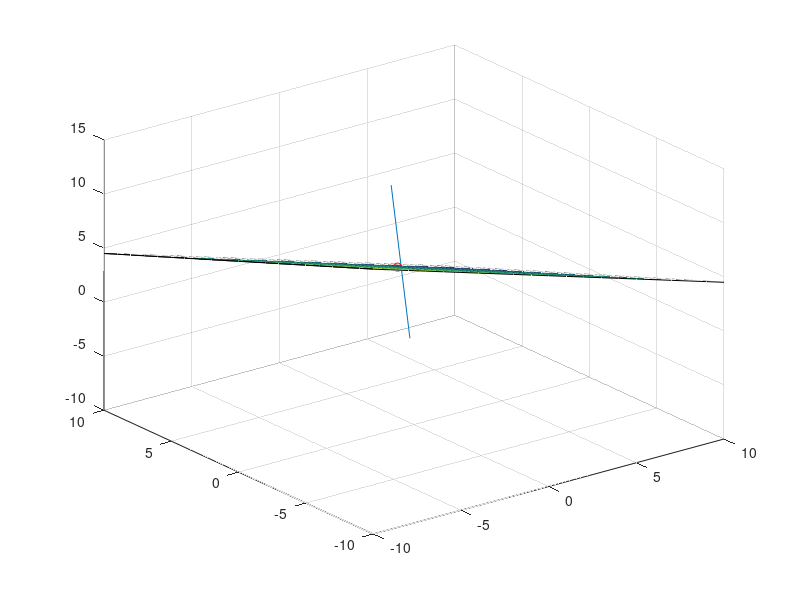

Write MATLAB code to recreate this figure.
function testPlane

l = [ 1 3 10];
l0 = [-1 -1 -1];
line = [l; l0]

point = [1,2,3];
normal = [1,1,2];

%# a plane is a*x+b*y+c*z+d=0
%# [a,b,c] is the normal. Thus, we have to calculate
%# d and we're set
d = -point*normal'; %'# dot product for less typing

%# create x,y
[xx,yy]=ndgrid(-10:10,-10:10);

%# calculate corresponding z
z = (-normal(1)*xx - normal(2)*yy - d)/normal(3);

%# plot the surface
figure
surf(xx,yy,z)
hold on
plot3(line(:,1),line(:,2),line(:,3));
d = (point - l0)*normal'/(l*normal');

intersec = d*l + l0;
plot3(intersec(:,1),intersec(:,2),intersec(:,3),'ro');

end